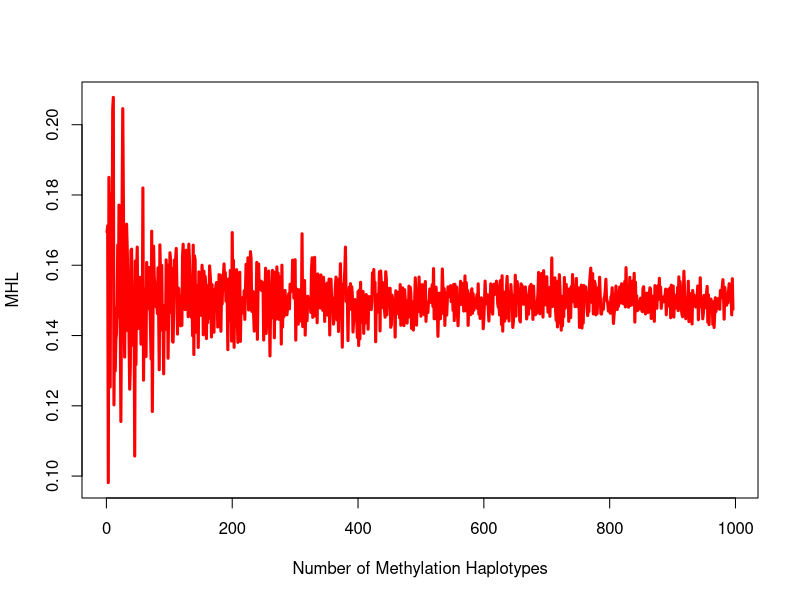

This figure's R source: (Note: a time limit stopped this script after it produced the figure.)

mhl<-c()
for(i in seq(5,1000,by=1)){
w=4:i
p=runif(length(w),0,0.3)
mhl1=sum(p*w)/sum(w)
mhl<-c(mhl,mhl1)
}
plot(mhl,ylab="MHL",xlab="Number of Methylation Haplotypes",col="red",type="l",lwd=3)

qqplotR<-function(p){
  observed <- sort(p)
  lobs <- -(log10(observed))
  expected <- c(1:length(observed)) 
  lexp <- -(log10(expected / (length(expected)+1)))
  data.frame(lobs,lexp)
}

p1<-c()
z<-rnorm(1000,0,1)
for(i in 1:1000000){
x<-rnorm(1000,0,1)
y<-rnorm(1000,0,1)
fit<-lm(z~x+y+x*y)
tmp<-summary(fit)$coefficients[4,4]
p1<-c(tmp,p1)
}
p2<-c()
r<-rnorm(10000,0,0.1)
for(i in 1:10000000){
  x<-rnorm(1000,0,1)
  y<-rnorm(1000,0,1)
  z<-x+y+r*x*y
  fit<-lm(z~x+y+x*y)
  tmp<-summary(fit)$coefficients[4,4]
  p2<-c(tmp,p2)
}

p1<-sample(p1,10000)
p2<-sample(p2,10000)

plot(c(0,10), c(0,10), col="red", lwd=3, type="l", xlab="Expected (-logP)", ylab="Observed (-logP)", xlim=c(0,10), ylim=c(0,10), las=1, xaxs="i", yaxs="i", bty="l")
pt<-seq(0,0.2,by=0.05)
for(i in 1:length(pt)){
a<-pt[i]
p<-c(sample(p1,round((1-a)*length(p1))),sample(p2,round(a*length(p1))))
pp1<-qqplotR(p)
points(pp1$lexp,pp1$lobs, pch=1, cex=.4, col=rainbow(7)[i+1])   # PC3
legend("bottomright",legend=paste("Postive%=",pt,sep=""),pch=1,col=c(rainbow(7)[2:(length(pt)+1)]),bty="n")
}
